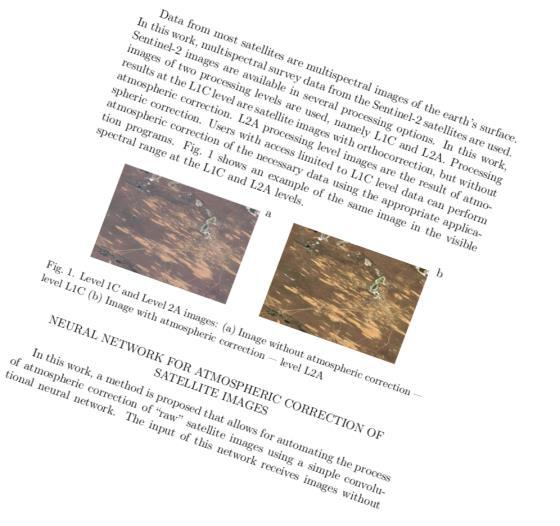
#> input picture task2/source.jpg, 560 x 526 px; its folder holds only this picture in this run
$ python main.py
#> lines starting #> are read from the running program, lines starting #| are printed output that depends on the picture; after the words box and inside, x2 and y2 are one past the last pixel; in counts of white or black regions, pixels touching at a corner belong together
import cv2
import numpy as np


def save_and_show(name, image):
    cv2.imwrite(f"{name}.jpg", image)
    cv2.imshow(name, image)
    cv2.waitKey()


def preprocess_image(image):
    gray = cv2.cvtColor(image, cv2.COLOR_BGR2GRAY)
    thresh, binary = cv2.threshold(gray, 127, 255, cv2.THRESH_BINARY)
    kernel_size = int(np.sum(image.shape) / 80)
    eroded = cv2.erode(binary, np.ones((kernel_size, kernel_size)))
    gradient = cv2.morphologyEx(eroded, cv2.MORPH_GRADIENT, np.ones((2, 2)))

    return gradient


def find_angle(image):
    lines = cv2.HoughLines(image, 1, np.pi / 180, 100)

    if lines is None:
        return None, None

    thetas = np.sort(lines[:, 0, 1])
    middle = int((len(lines) / 2))
    angle = np.rad2deg(thetas[middle]) - 90

    return angle, lines


def display_lines(image, lines):
    lined = image.copy()

    for line in lines:
        rho = line[0][0]
        theta = line[0][1]
        a = np.cos(theta)
        b = np.sin(theta)
        x0 = a * rho
        y0 = b * rho
        pt1 = (int(x0 + 1000 * (-b)), int(y0 + 1000 * (a)))
        pt2 = (int(x0 - 1000 * (-b)), int(y0 - 1000 * (a)))
        cv2.line(lined, pt1, pt2, (0, 0, 255), 1, cv2.LINE_AA)

    return lined


def rotate_image(image, angle):
    height, width = image.shape[:2]
    image_center = (width / 2, height / 2)
    rotation_matrix = cv2.getRotationMatrix2D(image_center, angle, 1.0)

    abs_cos = abs(rotation_matrix[0, 0])
    abs_sin = abs(rotation_matrix[0, 1])

    bound_width = int(height * abs_sin + width * abs_cos)
    bound_height = int(height * abs_cos + width * abs_sin)

    rotation_matrix[0, 2] += bound_width / 2 - image_center[0]
    rotation_matrix[1, 2] += bound_height / 2 - image_center[1]

    return cv2.warpAffine(image, rotation_matrix, (bound_width, bound_height))


def main():
    source = cv2.imread("source.jpg", cv2.IMREAD_COLOR)
#> source is the input picture: shape (526, 560, 3); mean B, G, R 231.5, 233.2, 235.4
    preprocessed = preprocess_image(source)
#> in preprocess_image, `gray = cv2.cvtColor(image, cv2.COLOR_BGR2GRAY)`:
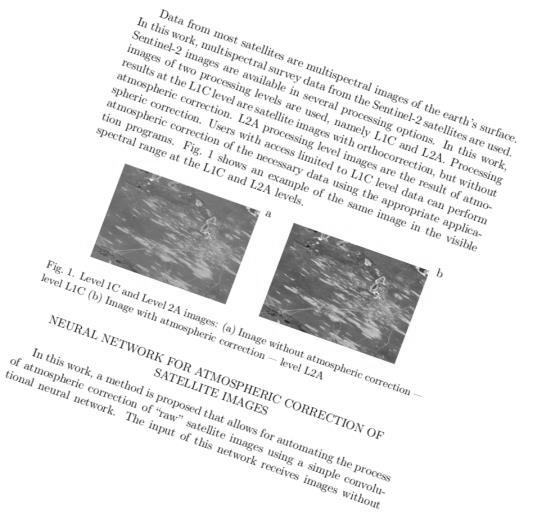
#> gray: shape (526, 560); min 31, max 255, mean 233.7
#> in preprocess_image, `thresh, binary = cv2.threshold(gray, 127, 255, cv2.THRESH_BINARY)`:
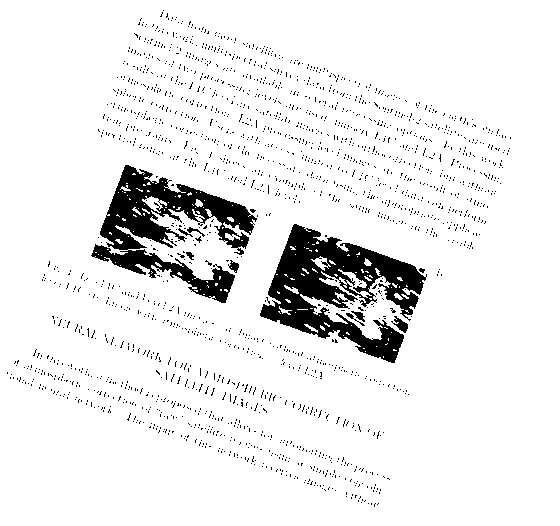
#> binary: shape (526, 560); 92.2% white; 2143 black regions (2133 under 20 px), largest, box (x1, y1, x2, y2) and area: (260, 224, 427, 363) 9748, (91, 165, 257, 303) 8214, (391, 316, 408, 333) 126
#> in preprocess_image, `eroded = cv2.erode(binary, np.ones((kernel_size, kernel_size)))`:
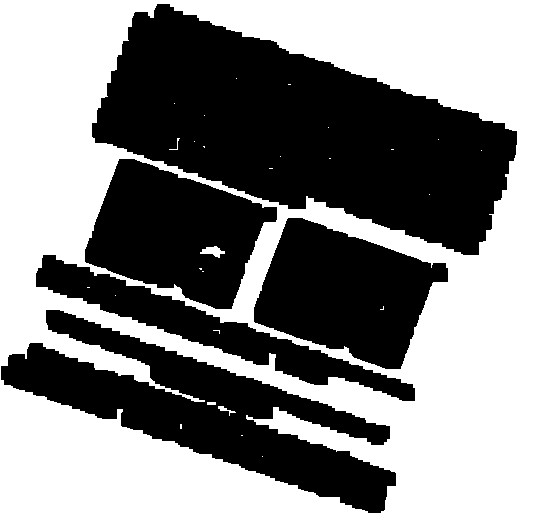
#> eroded: shape (526, 560); 55.1% white; 5 black regions, box (x1, y1, x2, y2) and area: (92, 4, 517, 255) 57302, (1, 310, 396, 513) 28129, (254, 218, 448, 369) 18065, (85, 159, 277, 309) 17553, (36, 255, 415, 401) 11243
#> in preprocess_image, `gradient = cv2.morphologyEx(eroded, cv2.MORPH_GRADIENT, np.ones((2, 2)))`:
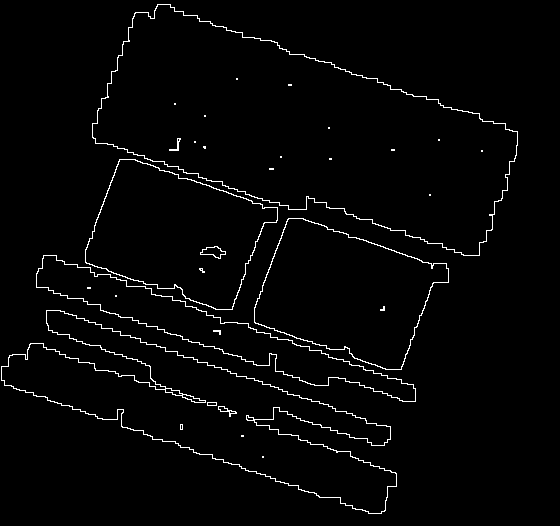
#> gradient: shape (526, 560); 2.1% white in thin lines or dots, all inside (x1, y1, x2, y2) = (1, 4, 518, 514)
    save_and_show("preprocessed", preprocessed)

    angle, lines = find_angle(preprocessed)
#> in find_angle, `lines = cv2.HoughLines(image, 1, np.pi / 180, 100)`: lines = 16 rows, first 8: [108, 1.9], [363, 1.9], [222, 1.92], [277, 1.9], [-46, 1.9], [-52, 1.92], [270, 1.92], [310, 1.92]
#> in find_angle, `thetas = np.sort(lines[:, 0, 1])`: thetas = [1.88, 1.9, 1.9, 1.9, 1.9, 1.9, 1.9, 1.92, 1.92, 1.92, 1.92, 1.92, 1.92, 1.92, 1.92, 1.94]
#> in find_angle, `middle = int((len(lines) / 2))`: middle = 8
#> in find_angle, `angle = np.rad2deg(thetas[middle]) - 90`: angle = 20
#> angle = 20

    if angle is None:
        return

    print(f"angle = {angle:.2f}")
#| angle = 20.00
    lined = display_lines(source, lines)
#> the loop in display_lines, `for line in lines:` made 16 passes
#> (rho, theta, a, b, x0, y0, pt1, pt2) on passes 1 to 10: (108, 1.9, -0.326, 0.946, -35.16, 102.1, (-980, -223), (910, 427)), (363, 1.9, -0.326, 0.946, -118.2, 343.2, (-1063, 17), (827, 668)), (222, 1.92, -0.342, 0.94, -75.93, 208.6, (-1015, -133), (863, 550)), (277, 1.9, -0.326, 0.946, -90.18, 261.9, (-1035, -63), (855, 587)), (-46, 1.9, -0.326, 0.946, 14.98, -43.49, (-930, -369), (960, 282)), (-52, 1.92, -0.342, 0.94, 17.79, -48.86, (-921, -390), (957, 293)), (270, 1.92, -0.342, 0.94, -92.35, 253.7, (-1032, -88), (847, 595)), (310, 1.92, -0.342, 0.94, -106, 291.3, (-1045, -50), (833, 633)), (254, 1.92, -0.342, 0.94, -86.87, 238.7, (-1026, -103), (852, 580)), (103, 1.92, -0.342, 0.94, -35.23, 96.79, (-974, -245), (904, 438))
#> after the loop in display_lines, `for line in lines:`:
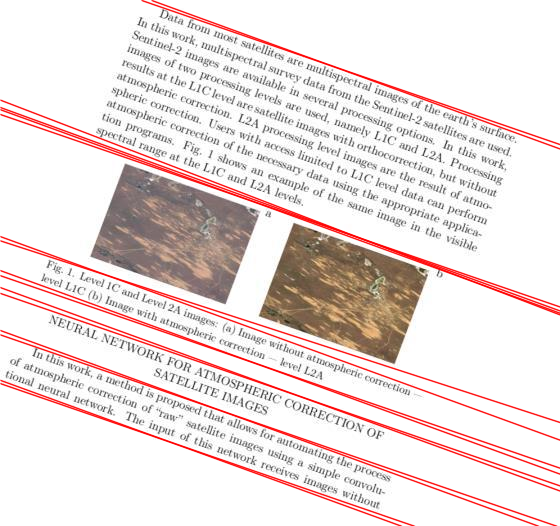
#> lined: shape (526, 560, 3); 6.97% of pixels changed, all inside (x1, y1, x2, y2) = (0, 0, 560, 526)
    save_and_show("lined", lined)

    result = rotate_image(source, angle)
#> in rotate_image, `rotation_matrix = cv2.getRotationMatrix2D(image_center, angle, 1.0)`: rotation_matrix = [[0.94, 0.342, -73.07], [-0.342, 0.94, 111.6]]
#> in rotate_image, `abs_cos = abs(rotation_matrix[0, 0])`: abs_cos = 0.94
#> in rotate_image, `abs_sin = abs(rotation_matrix[0, 1])`: abs_sin = 0.342
#> in rotate_image, `bound_width = int(height * abs_sin + width * abs_cos)`: bound_width = 706
#> in rotate_image, `bound_height = int(height * abs_cos + width * abs_sin)`: bound_height = 685
#> in rotate_image, `return cv2.warpAffine(image, rotation_matrix, (bound_width, bound_heig..`:
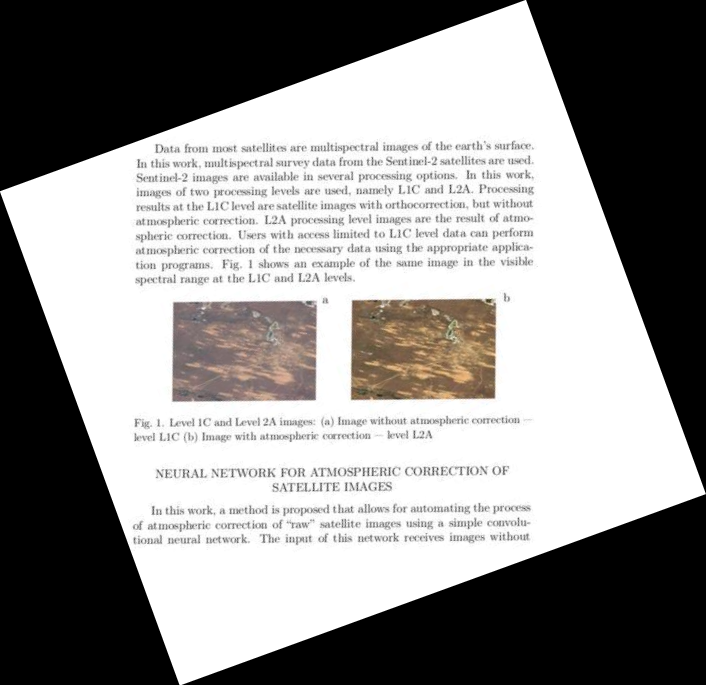
#> returned value: shape (685, 706, 3); mean of channels 0, 1, 2 141, 142, 143.4; drawn as B, G, R
    save_and_show("result", result)


if __name__ == "__main__":
    main()
